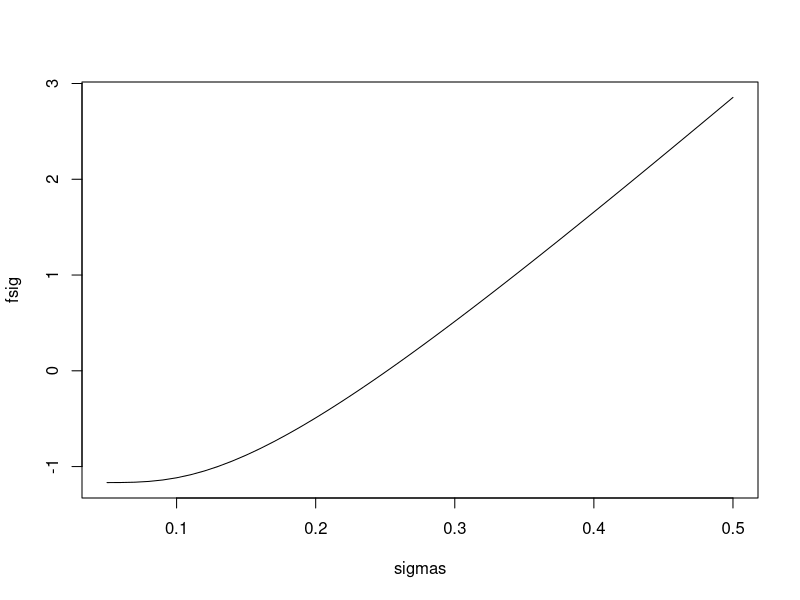

Source code (R): (Note: this script raises an error after producing the figure.)
# Black-Scholes call price
bsc <- function(S, T, t, K, r, s, q) {
  d1 <- (log(S/K)+(r-q+0.5*s^2)*(T-t))/(s*sqrt(T-t))
  d2 <- d1-s*sqrt(T-t)
  S*exp(-q*(T-t))*pnorm(d1)-K*exp(-r*(T-t))*pnorm(d2)
}
# Lecture 8.1
bsc(50, 0.5, 0.0, 45, 0.06, 0.2, 0.02)

# Placing multiple values in for sigma
bsc(50, 0.5, 0.0, 45, 0.06, c(0.15, 0.2, 0.25), 0.02)

sigmas <- seq(0.05, 0.5, by = 0.01)
fsig <- bsc(50, 0.5, 0.0, 45, 0.06, sigmas, 0.02) - 7
plot(sigmas, fsig, type = "l")
bsc(50, 0.5, 0.0, 45, 0.06, 0.25, 0.02) - 7


# Lecture 8.2
bisection <- function(f, a, b, tol = 0.001) {
  while(b-a > tol) {
    c <- (a+b)/2
    if(sign(f(c)) == sign(f(a)))
      a <- c else
        b <- c }
  (a+b)/2 
}

fsig <- function(sigma)
  bsc(50, 0.5, 0.0, 45, 0.06, sigma, 0.02) - 7

bisection(fsig, 0.1, 0.3)

bsc(50, 0.5, 0.0, 45, 0.06, 0.2511719, 0.02)


# Lecture 8.4
F <- function(x, y)
  c(4*(x - 1)^3, 4*(y - 1)^3)

DF <- function(x, y)
  diag(c(12*(x - 1)^2, 12*(y - 1)^2))

x <- c(0, 0)

for(i in 1:25)
  x <- x - solve(DF(x[1], x[2]), F(x[1], x[2]))

# Lecture 8.5

F <- function(x)
  c(-4+2*x[4]*x[1],
    6+2*x[4]*x[2],
    2*x[1]-x[2]-x[3],
    x[1]^2+x[2]^2-13)

DF <- function(x)
  matrix(c(2*x[4],     0,   0, 2*x[1],
           0, 2*x[4],  0, 2*x[2],
           2,     -1, -1,      0,
           2*x[1], 2*x[2],  0,      0),
         4, 4, byrow = TRUE)

x <- rep(1, 4)
for(i in 1:15)
  x <- x - solve(DF(x), F(x))

x <- -rep(1, 4)
for(i in 1:15)
  x <- x - solve(DF(x), F(x))


# Lecture 8.6
G <- function(x)
  c(3 + 6*x[6]*x[1], -4 - 2*x[5]*x[2],
    1 + 2*x[5]*x[3] + 2*x[6]*x[3],
    -2 + 2*x[5]*x[4] + 4*x[6]*x[4],
    -x[2]^2 + x[3]^2 + x[4]^2 - 1,
    3*x[1]^2 + x[3]^2 + 2*x[4]^2 - 6)

DG <- function(x) {
  grad <- matrix(0, 6, 6)
  grad[1,] <- c(6*x[6], 0, 0, 0, 0, 6*x[1])
  grad[2,] <- c(0, -2*x[5], 0, 0, -2*x[2], 0)
  grad[3,] <- c(0, 0, 2*x[5] + 2*x[6], 0, 2*x[3], 2*x[3])
  grad[4,] <- c(0, 0, 0, 2*x[5] + 4*x[6], 2*x[4], 2*x[4])
  grad[5,] <- c(0, -2*x[2], 2*x[3], 2*x[4], 0, 0)
  grad[6,] <- c(6*x[1], 0, 2*x[3], 4*x[4], 0, 0)
  grad
}

x <- c(1, -1, 1, -1, 1, -1)

for(i in 1:25)
  x <- x - solve(DG(x), G(x))

f <- function(x) 3*x[1] - 4*x[2] + x[3] - 2*x[4]

f(x)

# Lecture 8.7

G <- function(x, mu, Sigma, sigmaP2)
{
  n <- length(mu)
  c(mu + rep(x[n+1], n) + 2*x[n+2]*(Sigma %*% x[1:n]),
    sum(x[1:n]) - 1,
    t(x[1:5]) %*% Sigma %*% x[1:5] - sigmaP2)
}

DG <- function(x, mu, Sigma, sigmaP2)
{
  n <- length(mu)
  grad <- matrix(0.0, n+2, n + 2)
  grad[1:n, 1:n] <- 2*x[n+2]*Sigma
  grad[1:n, n+1] <- 1
  grad[1:n, n+2] <- 2*(Sigma %*% x[1:5])
  grad[n+1, 1:n] <- 1
  grad[n+2, 1:n] <- 2*t(x[1:5]) %*% Sigma
  grad
}

x <- c(rep(0.5, 5), 1, 1)

for(i in 1:25)
  x <- x - solve(DG(x, mu, Sigma, 0.25^2),
                 G(x, mu, Sigma, 0.25^2))